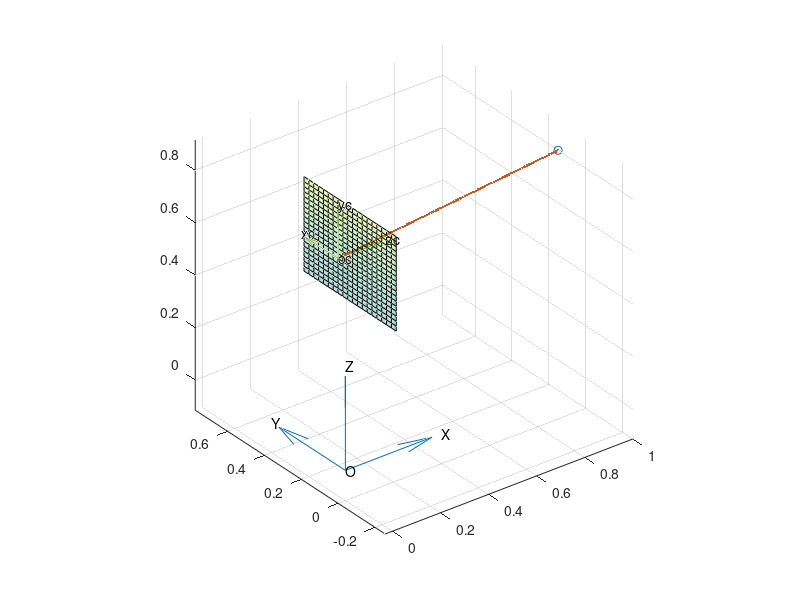

This chart was generated by the following MATLAB code: (Note: this script raises an error after producing the figure.)
close all, clear, clc;

%% parameters
% frame
O = [0; 0; 0]; % origin
C = [0.2; 0.3; 0.6]; % camera origin
versor_origin = 0.4;
versor_camera = 0.2;
origin_axis = {'O';'X';'Y';'Z'};
camera_axis = {'oc','zc','xc','yc'};

% point (x,y,z)
p = [1.0; 0.15; 0.8];

% focal lenght
f = 0.05;

% 
d = C - O;

Rx = [1 0 0;
    0 cos(pi/2) -sin(pi/2);
    0 sin(pi/2) cos(pi/2)];

Ry = [cos(pi/2) 0 sin(pi/2);
    0 1 0;
    -sin(pi/2) 0 cos(pi/2)];

R = Rx*Ry;


Twc = [R d;
    zeros(1,3) 1];

p_cam = Twc^-1 * [p;1]

% camera projection matrix
P = diag([f,f,1]) * [eye(3), zeros(3,1)];

p_tilde = P*[p;1];
x_proj = p_tilde(1)/p(3)
y_proj = p_tilde(2)/p(3)

%% plot

grid on;
quiver3([O(1);O(1);O(1)],[O(2);O(2);O(2)],[O(3);O(3);O(3)],[versor_origin;0;0],[0;versor_origin;0],[0;0;versor_origin]) % origin frame
text([O(1),O(1)+versor_origin,O(1),O(1)], [O(2),O(2),O(2)+versor_origin,O(2)], [O(3),O(3),O(3),O(3)+versor_origin], origin_axis)

axis equal
hold on;
quiver3([C(1);C(1);C(1)],[C(2);C(2);C(2)],[C(3);C(3);C(3)],[versor_camera;0;0],[0;versor_camera;0],[0;0;versor_camera]) % camera frame
text([C(1),C(1)+versor_camera,C(1),C(1)], [C(2),C(2),C(2)+versor_camera,C(2)], [C(3),C(3),C(3),C(3)+versor_camera], camera_axis)

scatter3(p(1),p(2),p(3));
scatter3(linspace(C(1),p(1)), linspace(C(2),p(2)), linspace(C(3),p(3)),' . ')


x=linspace(C(1)+f,C(1)+f,20);
y=linspace(C(2)-0.25,C(2)+0.25,20);
z=linspace(C(3)-0.18,C(3)+0.18,20);

[X, Y] = meshgrid(x,y);
Z = meshgrid(z);
s = surf(X,Y,Z,'FaceAlpha',0.3);
s.EdgeColor = 'none';

% xlim([-2.5, 5])
% ylim([-2.5, 3])
% zlim([0, 3.5])
